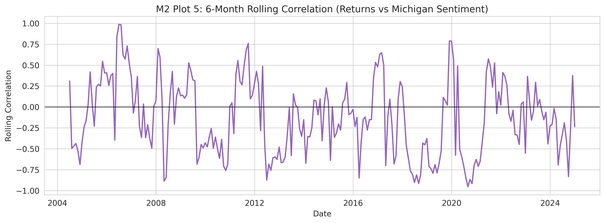
#> input picture results/figures/M2_05_rolling_correlation.png, 605 x 223 px, shrunk from 3562 x 1310 before the run
$ python create_memo_figure_dashboard.py
#> lines starting #> are read from the running program, lines starting #| are printed output that depends on the picture
"""Create a single PNG dashboard for the four memo figures.

The dashboard keeps the memo structure intact:
1. M2 rolling correlation and lag structure
2. M3v2 small vs large firm trends
3. M3v2 event study around the GFC and COVID shocks
4. M3v2 residual diagnostics

Figure 1 and Figure 4 are grouped from multiple source plots so the final
image reads like the memo rather than a flat contact sheet.
"""

from __future__ import annotations

from pathlib import Path

import matplotlib.pyplot as plt
from matplotlib.gridspec import GridSpec, GridSpecFromSubplotSpec


ROOT_DIR = Path(__file__).resolve().parents[1]
FIGURES_DIR = ROOT_DIR / "results" / "figures"
OUTPUT_PATH = FIGURES_DIR / "memo_four_figure_dashboard.png"

FIGURE_1_ROLLING = FIGURES_DIR / "M2_05_rolling_correlation.png"
FIGURE_1_LAG = FIGURES_DIR / "M2_04_lagged_effects.png"
FIGURE_2_TRENDS = FIGURES_DIR / "m3v2_group_trends.png"
FIGURE_3_EVENT_STUDY = FIGURES_DIR / "m3v2_did_event_study.png"
FIGURE_4_FITTED = FIGURES_DIR / "m3v2_residuals_vs_fitted.png"
FIGURE_4_QQ = FIGURES_DIR / "m3v2_residuals_qq.png"
FIGURE_4_HIST = FIGURES_DIR / "m3v2_residuals_hist.png"


def load_image(path: Path):
    if not path.exists():
        raise FileNotFoundError(f"Missing figure asset: {path}")
    return plt.imread(path)
#> returned value is the input picture: shape (223, 605, 4) float32; mean R, G, B, A 0.961, 0.952, 0.969, 1


def show_image(ax, path: Path, title: str | None = None) -> None:
    ax.imshow(load_image(path))
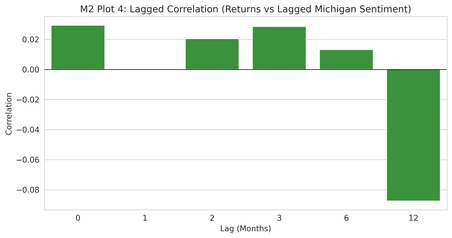
#> input picture results/figures/M2_04_lagged_effects.png, 452 x 238 px, shrunk from 2661 x 1401 before the run
#> in load_image, returned value is the input picture: shape (238, 452, 4) float32; mean R, G, B, A 0.884, 0.929, 0.884, 1
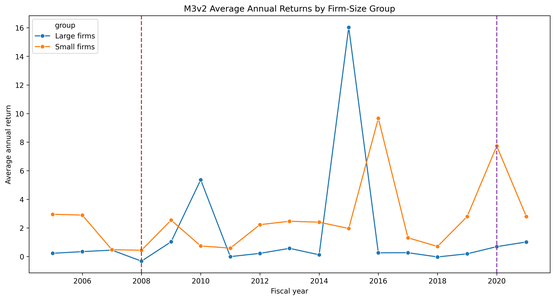
#> input picture results/figures/m3v2_group_trends.png, 555 x 300 px, shrunk from 3269 x 1765 before the run
#> in load_image, returned value is the input picture: shape (300, 555, 4) float32; mean R, G, B, A 0.979, 0.978, 0.977, 1
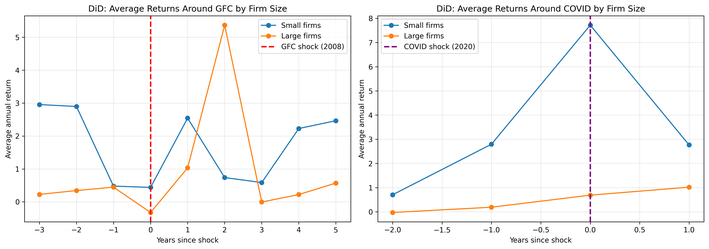
#> input picture results/figures/m3v2_did_event_study.png, 709 x 249 px, shrunk from 4170 x 1466 before the run
#> in load_image, returned value is the input picture: shape (249, 709, 4) float32; mean R, G, B, A 0.97, 0.967, 0.967, 1
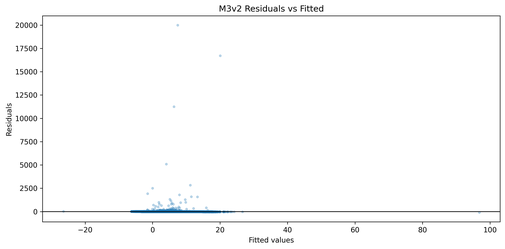
#> input picture results/figures/m3v2_residuals_vs_fitted.png, 505 x 249 px, shrunk from 2970 x 1466 before the run
#> in load_image, returned value is the input picture: shape (249, 505, 4) float32; mean R, G, B, A 0.982, 0.982, 0.983, 1
    ax.set_axis_off()
    if title:
        ax.set_title(title, loc="left", fontsize=14, fontweight="bold", pad=10)


def main() -> None:
    FIGURES_DIR.mkdir(parents=True, exist_ok=True)

    plt.rcParams.update(
        {
            "font.family": "DejaVu Sans",
            "axes.titleweight": "bold",
            "figure.facecolor": "white",
        }
    )

    fig = plt.figure(figsize=(24, 30), facecolor="white")
    outer = GridSpec(2, 2, figure=fig, wspace=0.08, hspace=0.16)

    # Figure 1: rolling correlation + lag structure.
    fig1 = GridSpecFromSubplotSpec(2, 1, subplot_spec=outer[0, 0], hspace=0.18)
    ax1 = fig.add_subplot(fig1[0, 0])
    show_image(
        ax1,
        FIGURE_1_ROLLING,
        "Figure 1. M2 rolling correlation and lag structure",
    )
    ax1b = fig.add_subplot(fig1[1, 0])
    show_image(ax1b, FIGURE_1_LAG)

    # Figure 2: firm-size trends.
    ax2 = fig.add_subplot(outer[0, 1])
    show_image(
        ax2,
        FIGURE_2_TRENDS,
        "Figure 2. M3v2 small vs large firm trends",
    )

    # Figure 3: event study.
    ax3 = fig.add_subplot(outer[1, 0])
    show_image(
        ax3,
        FIGURE_3_EVENT_STUDY,
        "Figure 3. M3v2 event study around the GFC and COVID shocks",
    )

    # Figure 4: residual diagnostics grouped in one section.
    fig4 = GridSpecFromSubplotSpec(3, 1, subplot_spec=outer[1, 1], hspace=0.14)
    ax4 = fig.add_subplot(fig4[0, 0])
    show_image(
        ax4,
        FIGURE_4_FITTED,
        "Figure 4. M3v2 residual diagnostics",
    )
    ax4b = fig.add_subplot(fig4[1, 0])
    show_image(ax4b, FIGURE_4_QQ)
    ax4c = fig.add_subplot(fig4[2, 0])
    show_image(ax4c, FIGURE_4_HIST)

    fig.suptitle(
        "Memo Figure Dashboard",
        fontsize=20,
        fontweight="bold",
        y=0.995,
    )

    plt.savefig(OUTPUT_PATH, dpi=220, bbox_inches="tight", facecolor="white")
    plt.close(fig)
    print(f"Wrote {OUTPUT_PATH}")


if __name__ == "__main__":
#> (the run stopped early here; a loop or call above may not have finished)
